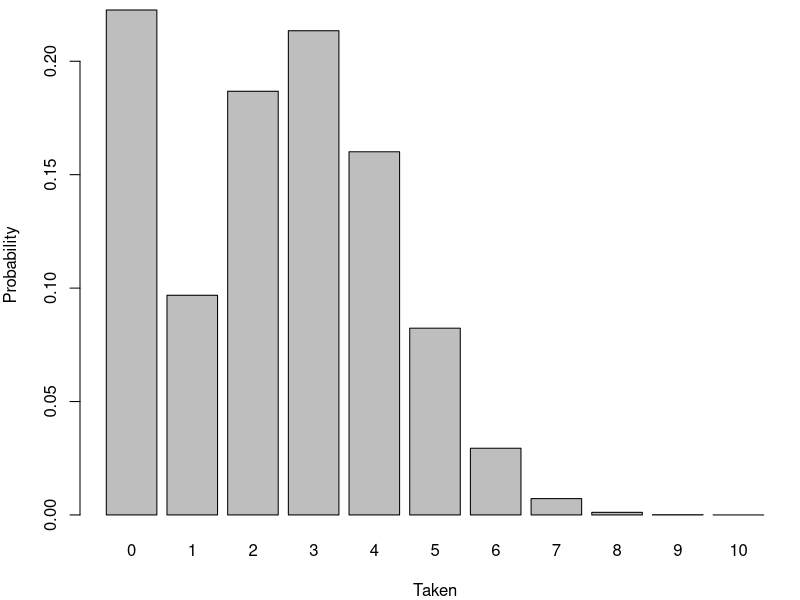
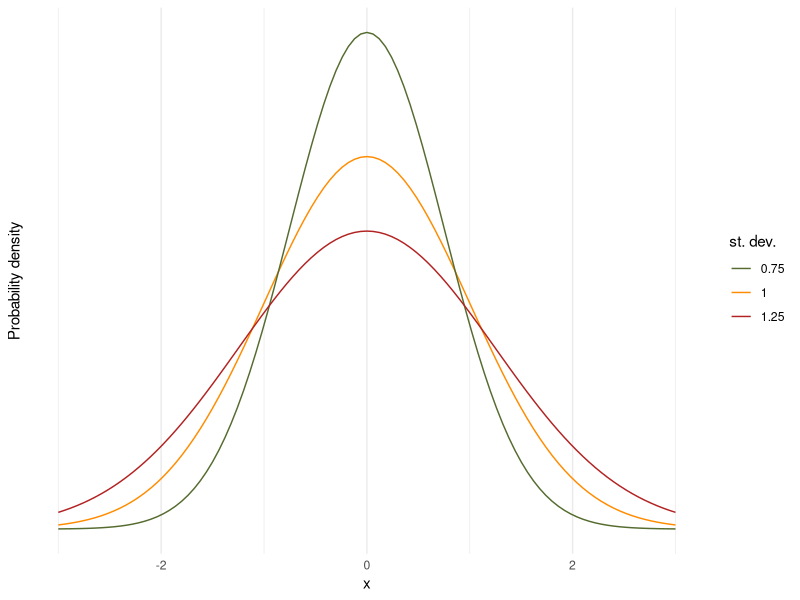
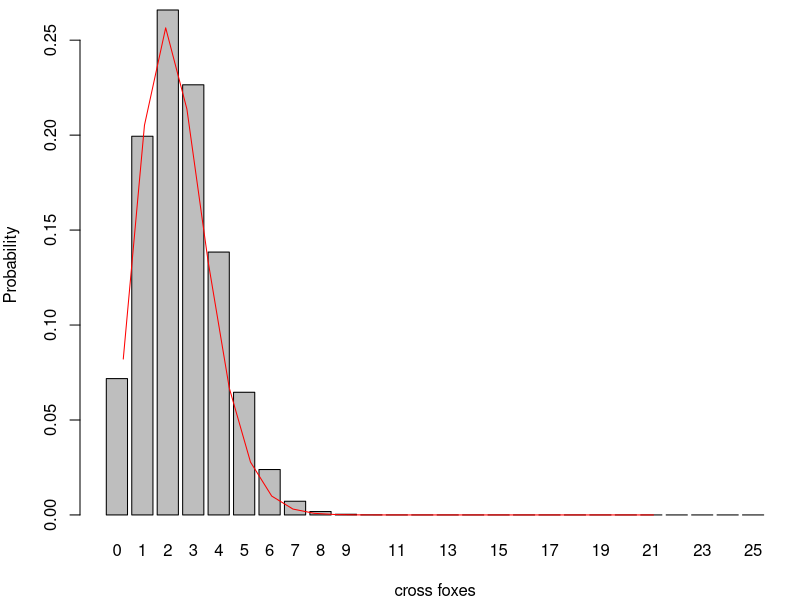
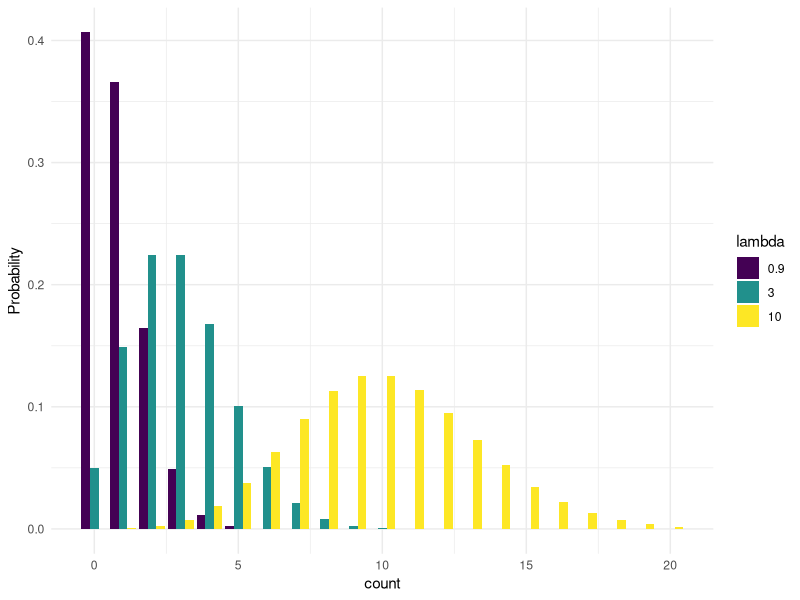
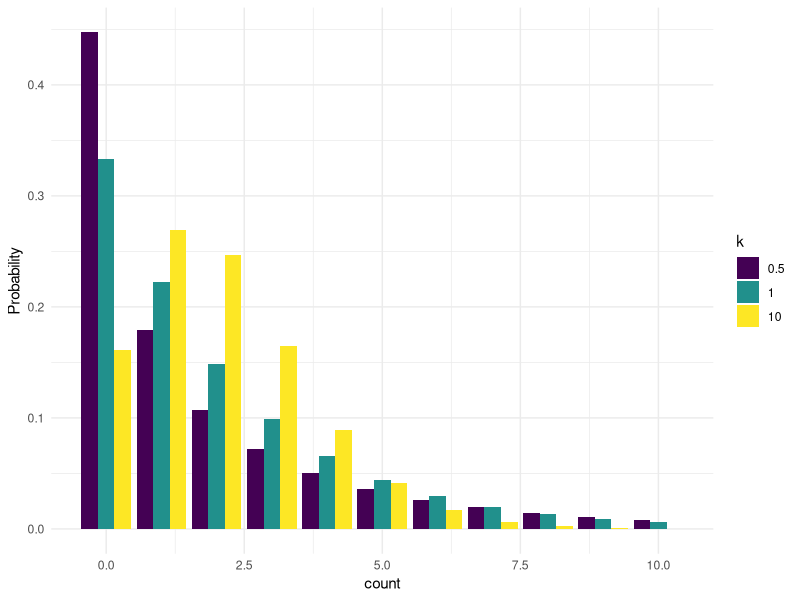
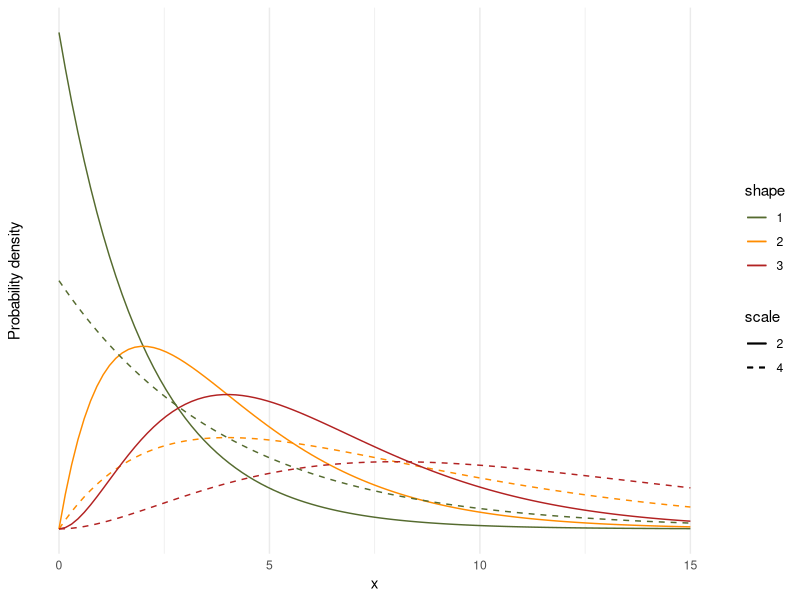
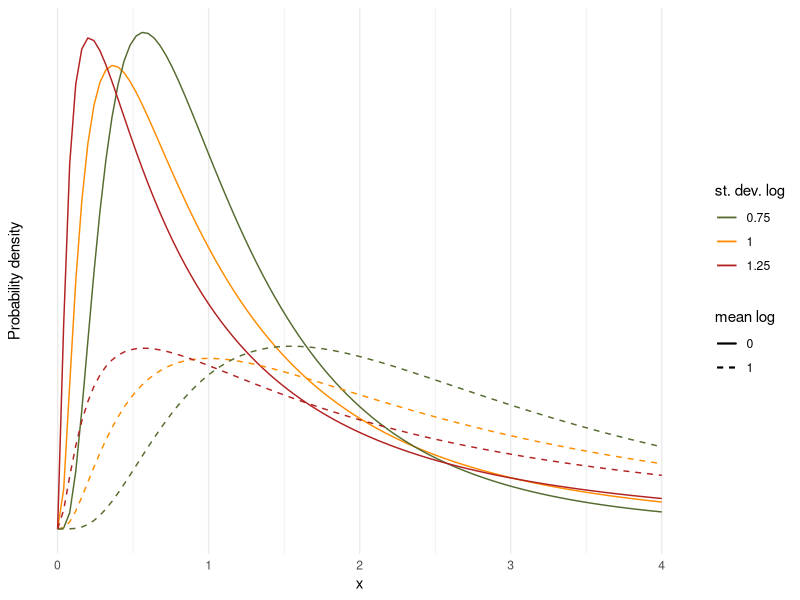

These charts were generated, in order, by the following R code:
## ---- chunk 1
knitr::opts_knit$set(global.par = TRUE)

library(MASS)
library(ggplot2)

## ---- chunk 2
par(mar = c(4, 4, 0.5, 0.5)) # Set margins
## ---- chunk 3
N <-10 # number of seeds per feeder
nu <- 0.8 # visit probability
p <- 0.3 # probability of taking each individual seed
dzibinom <- numeric(N+1) # Initialize an empty vector of length N+1
dzibinom[1] <- 1-nu+nu*(1-p)^N # Zero seeds taken
for(x in 1:N) { # x seeds taken
  dzibinom[x+1] <-nu*choose(N,x)*p^x*(1-p)^(N-x)}
barplot(dzibinom, names.arg=0:N, xlab="Taken", ylab="Probability")
## ---- chunk 4
d <- data.frame(x = c(-3, 3))
p1 <- ggplot(d, aes(x)) +
  stat_function(fun = dnorm, n = 101, args = list(mean = 0, sd = 1), aes(color="1")) +
  stat_function(fun = dnorm, n = 101, args = list(mean = 0, sd = 0.75), aes(color="0.75")) +
  stat_function(fun = dnorm, n = 101, args = list(mean = 0, sd = 1.25), aes(color="1.25")) +
  scale_colour_manual("st. dev.", values = c("darkolivegreen", "darkorange", "firebrick")) +
  ylab("Probability density") +
  scale_y_continuous(breaks = NULL)
p1+theme_minimal()
## ---- chunk 5
N <- 25
p <- 0.1
barplot(dbinom(0:N, N, p), 
        names.arg=0:N, xlab="cross foxes", ylab="Probability")
lines(dpois(0:N, N*p), col="red") # Poisson approximation

## ---- chunk 6

N <- 20
d <- data.frame(count = rep(0:N,3),
                Probability = c(dpois(0:N, 0.9), dpois(0:N, 3), dpois(0:N, 10)),
                lambda = factor(c(rep("0.9", N+1), rep("3",N+1), rep("10",N+1)), levels=c("0.9","3","10"), ordered=T))
ggplot(d, aes(x=count, y=Probability, fill=lambda))+
  geom_col(position=position_dodge())+
  theme_minimal()

## ---- chunk 7

N <- 10
d <- data.frame(count = rep(0:N,3),
                Probability = c(dnbinom(0:N, mu=2, size = 0.5), dnbinom(0:N, mu=2, size = 1), dnbinom(0:N, mu=2, size=10)),
                k = factor(c(rep("0.5", N+1), rep("1",N+1), rep("10",N+1)), ordered=T))
ggplot(d, aes(x=count, y=Probability, fill=k))+
  geom_col(position=position_dodge())+
  theme_minimal()

## ---- chunk 8
p1 <- ggplot(data = data.frame(x = c(0, 15)), aes(x)) +
  stat_function(fun = dgamma, n = 101, args = list(shape = 1 , scale = 2), aes(color = "1", lty="2")) + 
  stat_function(fun = dgamma, n = 101, args = list(shape = 2 , scale = 2), aes(color = "2", lty="2")) + 
  stat_function(fun = dgamma, n = 101, args = list(shape = 1 , scale = 4), aes(color = "1", lty="4")) + 
  stat_function(fun = dgamma, n = 101, args = list(shape = 2 , scale = 4), aes(color = "2", lty="4")) + 
  stat_function(fun = dgamma, n = 101, args = list(shape = 3 , scale = 2), aes(color = "3", lty="2")) + 
  stat_function(fun = dgamma, n = 101, args = list(shape = 3 , scale = 4), aes(color = "3", lty="4")) + 
  scale_colour_manual("shape", values = c("darkolivegreen", "darkorange", "firebrick")) + 
  scale_linetype_manual("scale", values = c("solid", "dashed")) +
  ylab("Probability density") +
  scale_y_continuous(breaks = NULL)
p1+theme_minimal()
## ---- chunk 9
d <- data.frame(x = c(-0, 4))
p1 <- ggplot(d, aes(x)) +
  stat_function(fun = dlnorm, n = 101, args = list(meanlog = 0, sdlog = 1), aes(color="1", lty="0")) +
  stat_function(fun = dlnorm, n = 101, args = list(meanlog = 0, sdlog = 0.75), aes(color="0.75", lty="0")) +
  stat_function(fun = dlnorm, n = 101, args = list(meanlog = 0, sdlog = 1.25), aes(color="1.25", lty="0")) +
  stat_function(fun = dlnorm, n = 101, args = list(meanlog = 1, sdlog = 1), aes(color="1", lty="1")) +
  stat_function(fun = dlnorm, n = 101, args = list(meanlog = 1, sdlog = 0.75), aes(color="0.75", lty="1")) +
  stat_function(fun = dlnorm, n = 101, args = list(meanlog = 1, sdlog = 1.25), aes(color="1.25", lty="1")) +
  scale_colour_manual("st. dev. log", values = c("darkolivegreen", "darkorange", "firebrick")) +
  scale_linetype_manual("mean log", values = c("solid", "dashed")) +
  ylab("Probability density") +
  scale_y_continuous(breaks = NULL)
p1+theme_minimal()
